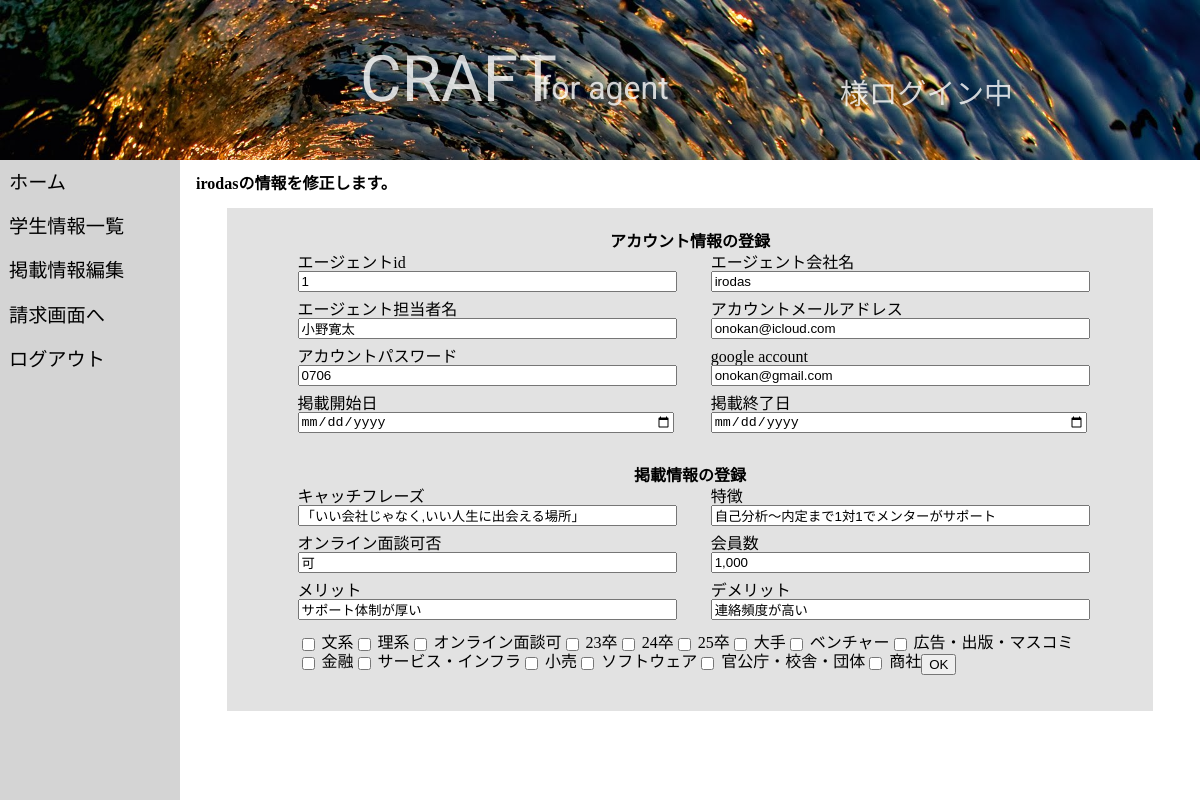
Page /src/shukatu/agent_page/agent_info_edit_request.php?agent_id=1 on the committed database.
### tables this page shows
CREATE TABLE  agent(
  id INT AUTO_INCREMENT NOT NULL PRIMARY KEY,
  agent_id INT NOT NULL ,
  company_name VARCHAR(255) NOT NULL,
  catchphrase VARCHAR(255) NOT NULL,
  feature VARCHAR(255) NOT NULL,
  online_meeting VARCHAR(255) NOT NULL,
  membership VARCHAR(255) NOT NULL,
  pros VARCHAR(255) NOT NULL,
  cons VARCHAR(255) NOT NULL
);

CREATE TABLE  agent_account(
  id INT NOT NULL AUTO_INCREMENT PRIMARY KEY,
  agent_id INT NOT NULL ,
  company_name VARCHAR(255) NOT NULL,
  company_staff VARCHAR(255) NOT NULL,
  account_email_address VARCHAR(255) NOT NULL,
  account_password VARCHAR(255) NOT NULL,
  google_account VARCHAR(255) NOT NULL,
  post_period_start VARCHAR(255) NOT NULL,
  post_period_end VARCHAR(255) NOT NULL
);

CREATE TABLE tag_existence(
  agent_id INT NOT NULL,
  tag_1 INT NOT NULL,
  tag_2 INT NOT NULL,
  tag_3 INT NOT NULL,
  tag_4 INT NOT NULL,
  tag_5 INT NOT NULL,
  tag_6 INT NOT NULL,
  tag_7 INT NOT NULL,
  tag_8 INT NOT NULL,
  tag_9 INT NOT NULL,
  tag_10 INT NOT NULL,
  tag_11 INT NOT NULL,
  tag_12 INT NOT NULL,
  tag_13 INT NOT NULL,
  tag_14 INT NOT NULL,
  tag_15 INT NOT NULL
);

CREATE TABLE  tag(
  tag_code INT NOT NULL  AUTO_INCREMENT PRIMARY KEY,
  tag_name VARCHAR(255) NOT NULL
);

### src/shukatu/agent_page/agent_info_edit_request.php (the view, shortened to what this page needs)
<!DOCTYPE html>
<html lang="ja">
<head>
    <link rel="stylesheet" href="../style/sass/base/reset.css">
    <link rel="stylesheet" href="../style/css/agentPage.css">
</head>
<body>
    <?php include "../common/agent_page_header.php";
    try {
        $agent_id = $_GET["agent_id"];
        $dsn = "mysql:host=db;dbname=shukatu;charset=utf8";
        $user = "root";
        $password = "password";
        $dbh = new PDO($dsn, $user, $password);
        $dbh->setAttribute(PDO::ATTR_ERRMODE, PDO::ERRMODE_EXCEPTION);
        $sql = "SELECT * FROM agent JOIN agent_account ON agent.id=agent_account.agent_id JOIN tag_existence ON agent.id=tag_existence.agent_id WHERE agent.agent_id=?";
        $stmt = $dbh->prepare($sql);
        $data[] = $agent_id;
        $stmt->execute($data);
        $rec = $stmt->fetch(PDO::FETCH_ASSOC);
        $dsn = "mysql:host=db;dbname=shukatu;charset=utf8";
        $user = "root";
        $password = "password";
        $dbh_2 = new PDO($dsn, $user, $password);
        $dbh_2->setAttribute(PDO::ATTR_ERRMODE, PDO::ERRMODE_EXCEPTION);
        $sql_2 = "SELECT * FROM tag";
        $stmt_2 = $dbh_2->prepare($sql_2);
        $stmt_2->execute();
    } catch (Exception $e) {
        echo "（　´∀｀）つ□ 涙拭けよ: " . $e->getMessage() . "\n";
        print "<a href='../boozer_login/boozer_login.php'>ログイン画面へ</a>";
    }
    ?>
    <div class="agent-page__right-page-container">
        <h1><?php print $rec["company_name"]; ?>の情報を修正します。</h1>
        <form action="agent_info_edit_request_done.php" method="post" enctype="multipart/form-data" width="100%">
            <div class="agent_reg_form_wrapper">
                <div class="agent_account_reg_wrapper">
                    <h2 class="agent_reg_form_tittle">アカウント情報の登録</h2>
                    <div class="agent_reg_form_box">
                        <span class="agent_reg_form_box_text">エージェントid</span>
                        <input type="text" name="agent_id" value="<?php print $rec['agent_id']; ?>">
                    </div>
                    <div class="agent_reg_form_box">
                        <spa class="agent_reg_form_box_text">エージェント会社名</spa>
                        <input type="text" name="company_name" value="<?php print $rec['company_name']; ?>">
                    </div>
                    <div class="agent_reg_form_box">
                        <span class="agent_reg_form_box_text">エージェント担当者名</span>
                        <input type="text" name="company_staff" value="<?php print $rec['company_staff']; ?>">
                    </div>
                    <div class="agent_reg_form_box">
                        <span class="agent_reg_form_box_text">アカウントメールアドレス</span>
                        <input type="text" name="account_email_address" value="<?php print $rec['account_email_address']; ?>">
                    </div>
                    <div class="agent_reg_form_box">
                        <span class="agent_reg_form_box_text">アカウントパスワード</span>
                        <input type="text" name="account_password" value="<?php print $rec['account_password']; ?>">
                    </div>
                    <div class="agent_reg_form_box">
                        <span class="agent_reg_form_box_text">google account</span>
                        <input type="text" name="google_account" value="<?php print $rec['google_account']; ?>">
                    </div>
                    <div class="agent_reg_form_box">
                        <span class="agent_reg_form_box_text">掲載開始日</span>
                        <input type="date" name="post_period_start" value="<?php print $rec['post_period_start']; ?>">
                    </div>
                    <div class="agent_reg_form_box">
                        <span class="agent_reg_form_box_text">掲載終了日</span>
                        <input type="date" name="post_period_end" value="<?php print $rec['post_period_end']; ?>">
                    </div>
                </div>
                <div class="agent_info_reg_wrapper">
                    <h2 class="agent_reg_form_tittle">掲載情報の登録</h2>
                    <div class="agent_reg_form_box">
                        <span class="agent_reg_form_box_text">キャッチフレーズ</span>
                        <input type="text" name="catchphrase" value="<?php print $rec['catchphrase']; ?>">
                    </div>
                    <div class="agent_reg_form_box">
                        <span class="agent_reg_form_box_text">特徴</span>
                        <input type="text" name="feature" value="<?php print $rec['feature']; ?>">
                    </div>
                    <div class="agent_reg_form_box">
                        <span class="agent_reg_form_box_text">オンライン面談可否</span>
                        <input type="text" name="online_meeting" value="<?php print $rec['online_meeting']; ?>">
                    </div>
                    <div class="agent_reg_form_box">
                        <span class="agent_reg_form_box_text">会員数</span>
                        <input type="text" name="membership" value="<?php print $rec['membership']; ?>">
                    </div>
                    <div class="agent_reg_form_box">
                        <span class="agent_reg_form_box_text">メリット</span>
                        <input type="text" name="pros" value="<?php print $rec['pros']; ?>">
                    </div>
                    <div class="agent_reg_form_box">
                        <span class="agent_reg_form_box_text">デメリット</span>
                        <input type="text" name="cons" value="<?php print $rec['cons']; ?>">
                    </div>
                    <div class="checkbox_area">
                        <?php
                        while (true) {
                            $rec_2 = $stmt_2->fetch(PDO::FETCH_ASSOC);
                            if ($rec_2 === false) {
                                break;
                            } ?><div class="checkboxes">
                                <input type="checkbox" class="agent-edit__tag-existence" name="tag[]" value=<?php echo $rec_2["tag_code"]; ?>>
                                <?php echo $rec_2["tag_name"]; ?></input>
                            </div><?php } ?>
                            <input type="submit" value="OK" class="form_submit_btn">
                    </div>
                </div>
            </div>
        </form>
    </div>
    </div>
</body>
</html>

### src/shukatu/style/css/agentPage.css (style rules this page uses)
.agent-page__right-page-container { padding-left: 15%; }
.agent-page__right-page-container h1 { margin: 16px; }
.agent-page__right-page-container .agent_reg_form_wrapper .agent_account_reg_wrapper { width: 90%; margin: 0 auto; display: flex; flex-wrap: wrap; justify-content: space-around; background-color: #e2e2e2; padding: 10px 0; }
.agent-page__right-page-container .agent_reg_form_wrapper .agent_account_reg_wrapper .agent_reg_form_tittle { width: 100%; text-align: center; }
.agent-page__right-page-container .agent_reg_form_wrapper .agent_account_reg_wrapper .agent_reg_form_box { width: 45%; margin: 5px 0; }
.agent-page__right-page-container .agent_reg_form_wrapper .agent_account_reg_wrapper .agent_reg_form_box_text { display: block; width: 100%; }
.agent-page__right-page-container .agent_reg_form_wrapper .agent_account_reg_wrapper .agent_reg_form_box input { width: 100%; }
.agent-page__right-page-container .agent_reg_form_wrapper .agent_info_reg_wrapper { width: 90%; margin: 10px auto; padding: 10px 0; display: flex; flex-wrap: wrap; justify-content: space-around; background-color: #e2e2e2; }
.agent-page__right-page-container .agent_reg_form_wrapper .agent_info_reg_wrapper .agent_reg_form_tittle { width: 100%; text-align: center; }
.agent-page__right-page-container .agent_reg_form_wrapper .agent_info_reg_wrapper .agent_reg_form_box { width: 45%; margin: 5px 0; }
.agent-page__right-page-container .agent_reg_form_wrapper .agent_info_reg_wrapper .agent_reg_form_box_text { display: block; width: 100%; }
.agent-page__right-page-container .agent_reg_form_wrapper .agent_info_reg_wrapper .agent_reg_form_box input { width: 100%; }
.agent-page__right-page-container .agent_reg_form_wrapper .agent_info_reg_wrapper .checkbox_area { display: flex; flex-wrap: wrap; width: 95%; margin-top: 10px; }
.agent-page__right-page-container form { background-color: #e2e2e2; width: 90%; margin: 10px auto; padding: 16px 4px; }
.agent-page__right-page-container form span { display: block; }

### rows in the picture
agent: agent_account.company_name "irodas", agent_id "1", company_name "irodas", company_staff "小野寛太", account_email_address "onokan@icloud.com", account_password "0706", google_account "onokan@gmail.com", catchphrase "「いい会社じゃなく,いい人生に出会える場所」", feature "自己分析～内定まで1対1でメンターがサポート", online_meeting "可", membership "1,000", pros "サポート体制が厚い", cons "連絡頻度が高い"
tag: tag_name "文系"
tag: tag_name "理系"
tag: tag_name "オンライン面談可"
tag: tag_name "23卒"
tag: tag_name "24卒"
tag: tag_name "25卒"
tag: tag_name "大手"
tag: tag_name "ベンチャー"
tag: tag_name "広告・出版・マスコミ"
tag: tag_name "金融"
tag: tag_name "サービス・インフラ"
tag: tag_name "小売"
tag: tag_name "ソフトウェア"
tag: tag_name "官公庁・校舎・団体"
tag: tag_name "商社"
